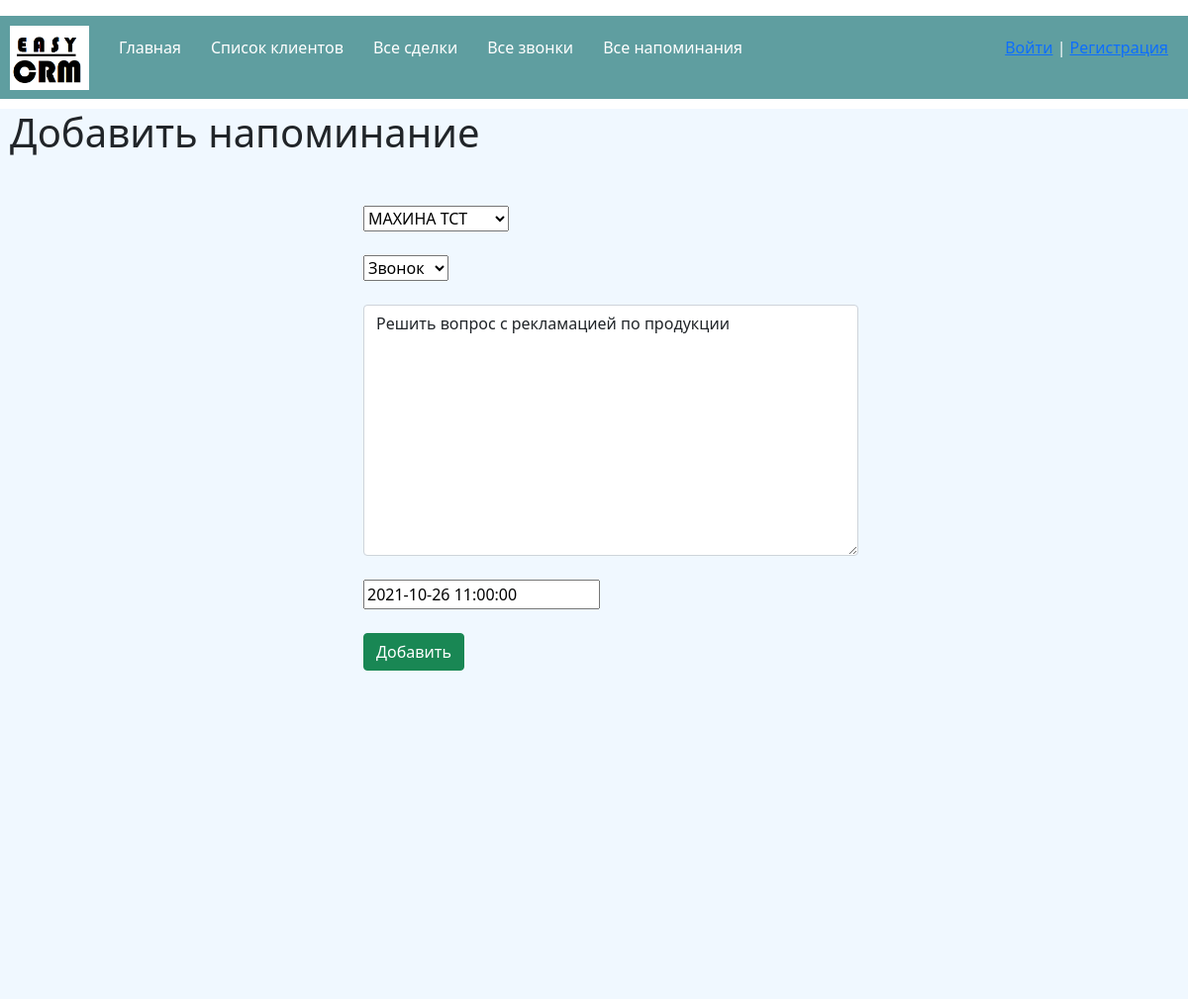
Page /update_reminder/15 on the committed database.
### crm/models.py (models this page shows, shortened)
class Reminder(models.Model):
    client = models.ForeignKey(Client, related_name='reminders', on_delete=models.CASCADE)
    author = models.ForeignKey(User, on_delete=models.CASCADE)
    CHOISE_EVENT = (
        ('call', 'Звонок'),
        ('deal', 'Сделка'),
        ('meeting', 'Встреча'),
    )
    event_type = models.CharField(max_length=50, choices=CHOISE_EVENT)
    commentary = models.TextField('Коментарии')
    deadline = models.DateTimeField('Сроки')

### crm/views.py (the view)
# urls.py: path('update_reminder/<int:pk>', views.ReminderUpdate.as_view(), name='update_reminder'),
class ReminderUpdate(UpdateView):
    model = models.Reminder
    template_name = 'crm/create_reminder.html'
    form_class = forms.ReminderForm

### crm/forms.py
class ReminderForm(forms.ModelForm):
    class Meta:
        model = Reminder
        fields = ['client',
                  'event_type',
                  'commentary',
                  'deadline',
                  ]
        widgets = {
            'commentary': forms.Textarea(attrs={
                'class': 'form-control',
                'placeholder': 'Комментарии'
            }),
            'deadline': forms.DateTimeInput(attrs={
                    'autocomplete': 'off',
                    'placeholder': 'Дата напоминания'
            }),
        }

### crm/models.py (called while the page is built)
    def __str__(self):
        return self.client_name

### crm/templates/crm/create_reminder.html (shortened to what this page needs)
{% extends 'crm/base_two.html' %}
{% block content  %}
    <h1>Добавить напоминание</h1>
    <form method="post">
        {{ form.client }}<br><br>
        {{ form.event_type }}<br><br>
        {{ form.commentary }}<br>
        {{ form.deadline }}
        <br>
        <br>
        <button class="btn btn-success" type="submit">Добавить</button>
    </form>
{% endblock %}

### crm/static/crm/css/base.css (style rules this page uses)
* { box-sizing: border-box }
form { margin-left: 30%; width: 500px; margin-top: 50px; }

### rows in the picture
Reminder: client "МАХИНА ТСТ", event_type "Звонок", commentary "Решить вопрос с рекламацией по продукции", deadline "2021-10-26 11:00:00"
